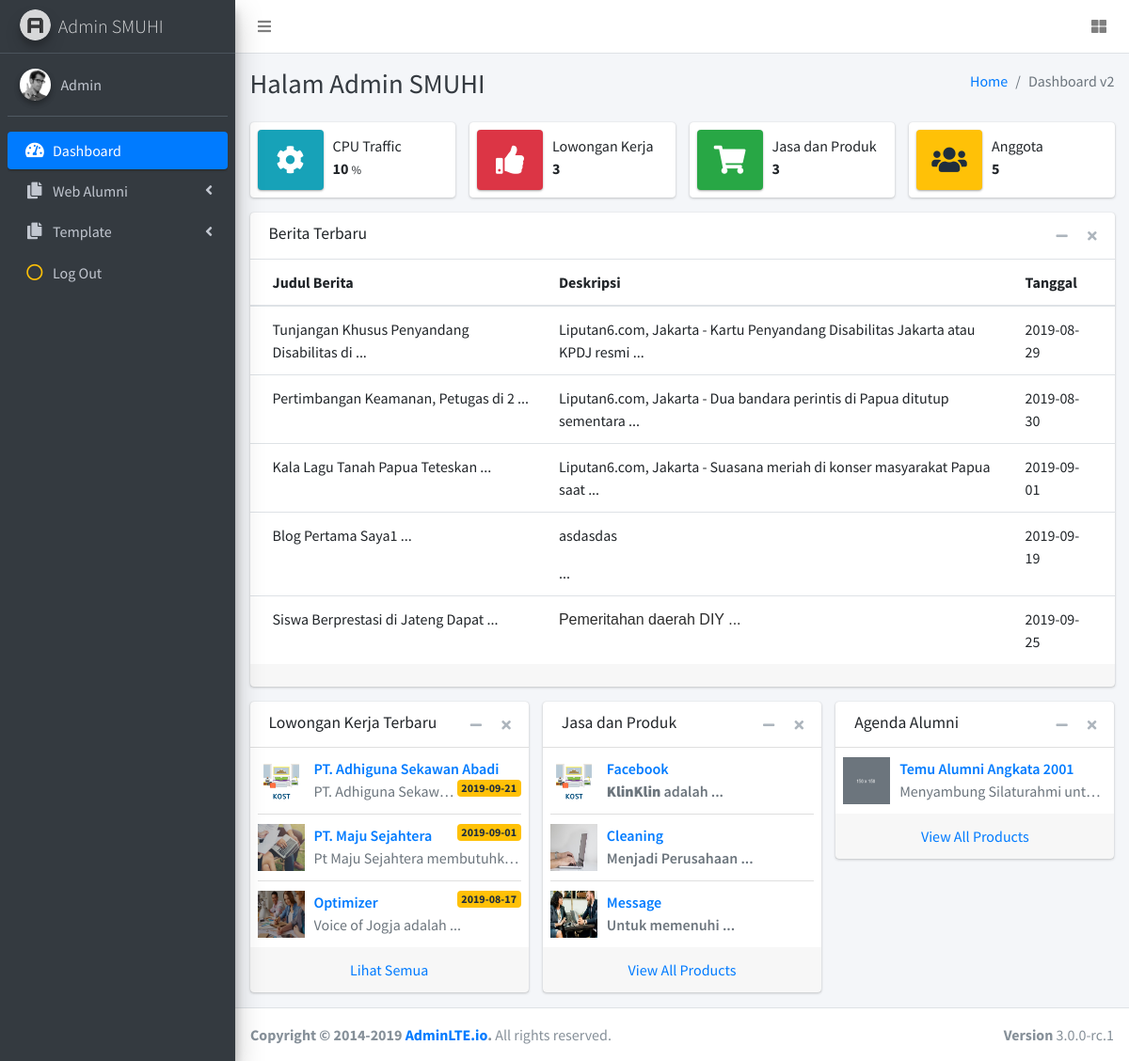
The page /min/index.php on the database its author committed.
### tables this page shows
CREATE TABLE `tbl_berita` (
  `id_berita` int(11) NOT NULL,
  `judul_berita` text NOT NULL,
  `tanggal` date NOT NULL,
  `deskripsi` text NOT NULL,
  `images_berita` text NOT NULL,
  `id_admin` int(11) NOT NULL,
  `status` varchar(10) NOT NULL,
  `bintang` varchar(10) NOT NULL
);

CREATE TABLE `tbl_lowongan_kerja` (
  `lowongan_id` int(11) NOT NULL,
  `nama_perusahaan` varchar(30) NOT NULL,
  `tanggal` date NOT NULL,
  `deskripsi` text NOT NULL,
  `syarat` text NOT NULL,
  `pendaftaran` text NOT NULL,
  `logo` text NOT NULL
);

CREATE TABLE `tbl_jasa` (
  `id_jasa` int(11) NOT NULL,
  `nama_perusahaan` varchar(30) NOT NULL,
  `tanggal` date NOT NULL,
  `deskripsi` text NOT NULL,
  `logo` text NOT NULL
);

CREATE TABLE `tbl_agenda_alumni` (
  `id_agenda` int(11) NOT NULL,
  `nama_agenda` varchar(50) NOT NULL,
  `tanggal` date NOT NULL,
  `alumni` int(11) NOT NULL,
  `deskripsi` text NOT NULL
);

### min/index.php (the view, shortened to what this page needs)
<?php
include 'header.php';
?>
<div class="content-wrapper">
  <div class="content-header">
    <div class="container-fluid">
      <div class="row mb-2">
        <div class="col-sm-6">
          <h1 class="m-0 text-dark">Halam Admin SMUHI</h1>
        </div>
        <div class="col-sm-6">
          <ol class="breadcrumb float-sm-right">
            <li class="breadcrumb-item"><a href="#">Home</a></li>
            <li class="breadcrumb-item active">Dashboard v2</li>
          </ol>
        </div>
      </div>
    </div>
  </div>
  <section class="content">
    <div class="container-fluid">
      <div class="row">
        <div class="col-12 col-sm-6 col-md-3">
          <div class="info-box">
            <span class="info-box-icon bg-info elevation-1"><i class="fas fa-cog"></i></span>
            <div class="info-box-content">
              <span class="info-box-text">CPU Traffic</span>
              <span class="info-box-number">
                10
                <small>%</small>
              </span>
            </div>
          </div>
        </div>
        <div class="col-12 col-sm-6 col-md-3">
          <div class="info-box mb-3">
            <span class="info-box-icon bg-danger elevation-1"><i class="fas fa-thumbs-up"></i></span>
            <div class="info-box-content">
              <span class="info-box-text">Lowongan Kerja</span>
              <?php
              $sql = mysqli_query($config, "SELECT COUNT(lowongan_id) AS jumlah
                FROM tbl_lowongan_kerja");
              while($jumlah = mysqli_fetch_array($sql)){
                ?>
                <span class="info-box-number"><?=$jumlah['jumlah']?></span>
              <?php } ?>
            </div>
          </div>
        </div>
        <div class="col-12 col-sm-6 col-md-3">
          <div class="info-box mb-3">
            <span class="info-box-icon bg-success elevation-1"><i class="fas fa-shopping-cart"></i></span>
            <div class="info-box-content">
              <?php
              $sql = mysqli_query($config, "SELECT COUNT(id_jasa) AS jumlah
                FROM tbl_jasa");
              while($jumlah = mysqli_fetch_array($sql)){
                ?>
                <span class="info-box-text">Jasa dan Produk</span>
                <span class="info-box-number"><?=$jumlah['jumlah']?></span>
                <?php
              }
              ?>
            </div>
          </div>
        </div>
        <div class="col-12 col-sm-6 col-md-3">
          <div class="info-box mb-3">
            <span class="info-box-icon bg-warning elevation-1"><i class="fas fa-users"></i></span>
            <div class="info-box-content">
              <?php
              $sql = mysqli_query($config, "SELECT COUNT(id_alumni) AS jumlah
                FROM tbl_alumni");
              while($jumlah = mysqli_fetch_array($sql)){
                ?>
                <span class="info-box-text">Anggota</span>
                <span class="info-box-number"><?=$jumlah['jumlah']?></span>
              <?php } ?>
            </div>
          </div>
        </div>
      </div>
      <div class="row">
        <div class="col-md-12">
          <div class="card">
            <div class="card-header border-transparent">
              <h3 class="card-title">Berita Terbaru</h3>
              <div class="card-tools">
                <button type="button" class="btn btn-tool" data-card-widget="collapse">
                  <i class="fas fa-minus"></i>
                </button>
                <button type="button" class="btn btn-tool" data-card-widget="remove">
                  <i class="fas fa-times"></i>
                </button>
              </div>
            </div>
            <div class="card-body p-0">
              <div class="table-responsive">
                <table class="table m-0">
                  <thead>
                    <tr>
                      <th>Judul Berita</th>
                      <th>Deskripsi</th>
                      <th>Tanggal</th>
                    </tr>
                  </thead>
                  <tbody>
                   <?php
                   $sql = mysqli_query($config, "SELECT * FROM tbl_berita INNER JOIN tbl_admin ON tbl_berita.id_admin = tbl_admin.id_admin ORDER BY tbl_berita.id_berita");
                   while($berita = mysqli_fetch_array($sql)){
                    $long_string = $berita['deskripsi'];
                    $des = limit_words($long_string, 10);
                    $judul = limit_words($berita['judul_berita'],5);
                    ?>
                    <tr>
                      <td><?=$judul?> ...</a></td>
                      <td><?=$des?> ...</td>
                      <td><?=$berita['tanggal']?></td>
                    </tr>
                    <?php
                  }
                  ?>
                </tbody>
              </table>
            </div>
          </div>
          <div class="card-footer clearfix">
          </div>
        </div>
      </div>
      <div class="col-md-4">
        <div class="card">
          <div class="card-header">
            <h3 class="card-title">Lowongan Kerja Terbaru</h3>
            <div class="card-tools">
              <button type="button" class="btn btn-tool" data-card-widget="collapse">
                <i class="fas fa-minus"></i>
              </button>
              <button type="button" class="btn btn-tool" data-card-widget="remove">
                <i class="fas fa-times"></i>
              </button>
            </div>
          </div>
          <div class="card-body p-0">
            <ul class="products-list product-list-in-card pl-2 pr-2">
              <?php
              $sql = mysqli_query($config,"SELECT * FROM tbl_lowongan_kerja ORDER BY tanggal DESC");
              while($loker = mysqli_fetch_array($sql)){
                $long_string = $loker['deskripsi'];
                $des = limit_words($long_string, 4);
                ?>
                <li class="item">
                  <div class="product-img">
                    <img src="../img/lowongan/<?=$loker['logo']?>" alt="Product Image" class="img-size-50">
                  </div>
                  <div class="product-info">
                    <a href="javascript:void(0)" class="product-title"><?=$loker['nama_perusahaan']?>
                    <span class="badge badge-warning float-right"><?=$loker['tanggal']?></span></a>
                    <span class="product-description">
                      <?=$des?> ...
                    </span>
                  </div>
                </li>
                <?php
              }
              ?>
            </ul>
          </div>
          <div class="card-footer text-center">
            <a href="javascript:void(0)" class="uppercase">Lihat Semua</a>
          </div>
        </div>
      </div>
      <div class="col-md-4">
        <div class="card">
          <div class="card-header">
            <h3 class="card-title">Jasa dan Produk</h3>
            <div class="card-tools">
              <button type="button" class="btn btn-tool" data-card-widget="collapse">
                <i class="fas fa-minus"></i>
              </button>
              <button type="button" class="btn btn-tool" data-card-widget="remove">
                <i class="fas fa-times"></i>
              </button>
            </div>
          </div>
          <div class="card-body p-0">
            <ul class="products-list product-list-in-card pl-2 pr-2">
              <?php
              $sql = mysqli_query($config, "SELECT * FROM tbl_jasa ORDER BY id_jasa DESC");
              while($jasa = mysqli_fetch_array($sql)){
                $long_string = $jasa['deskripsi'];
                $des = limit_words($long_string, 2);
                ?>
                <li class="item">
                  <div class="product-img">
                    <img src="../img/jasa/<?=$jasa['logo']?>" alt="Product Image" class="img-size-50">
                  </div>
                  <div class="product-info">
                    <a href="javascript:void(0)" class="product-title"><?=$jasa['nama_perusahaan']?>
                    <span class="product-description">
                      <?=$des?> ...</span>
                  </div>
                </li>
                <?php
              }
              ?>
            </ul>
          </div>
          <div class="card-footer text-center">
            <a href="javascript:void(0)" class="uppercase">View All Products</a>
          </div>
        </div>
      </div>
      <div class="col-md-4">
        <div class="card">
          <div class="card-header">
            <h3 class="card-title">Agenda Alumni</h3>
            <div class="card-tools">
              <button type="button" class="btn btn-tool" data-card-widget="collapse">
                <i class="fas fa-minus"></i>
              </button>
              <button type="button" class="btn btn-tool" data-card-widget="remove">
                <i class="fas fa-times"></i>
              </button>
            </div>
          </div>
          <div class="card-body p-0">
            <ul class="products-list product-list-in-card pl-2 pr-2">
              <?php
              $sql = mysqli_query($config, "SELECT * FROM tbl_agenda_alumni ORDER BY id_agenda DESC");
              while($agenda = mysqli_fetch_array($sql)){
                $long_string = $agenda['deskripsi'];
                $des = limit_words($long_string, 4);
                $nama_agenda = limit_words($agenda['nama_agenda'],4);
                ?>
                <li class="item">
                  <div class="product-img">
                    <img src="dist/img/default-150x150.png" alt="Product Image" class="img-size-50">
                  </div>
                  <div class="product-info">
                    <a href="javascript:void(0)" class="product-title"><?=$nama_agenda?>
                    <span class="badge badge-warning float-right"><?=$jasa['tanggal']?></span></a>
                    <span class="product-description">
                      <?=$des?>
                    </span>
                  </div>
                </li>
                <?php
              }
              ?>
            </ul>
          </div>
          <div class="card-footer text-center">
            <a href="javascript:void(0)" class="uppercase">View All Products</a>
          </div>
        </div>
      </div>
    </div>
  </div>
</section>
</div>
<?php
include 'footer.php';
?>

### min/header.php (shortened to what this page needs)
<?php
function limit_words($string, $word_limit){
  $words = explode(" ",$string);
  return implode(" ",array_splice($words,0,$word_limit));
}
?>
<!DOCTYPE html>
<html lang="en">
<head>
  <link rel="stylesheet" href="plugins/fontawesome-free/css/all.min.css">
  <link rel="stylesheet" href="plugins/overlayScrollbars/css/OverlayScrollbars.min.css">
  <link rel="stylesheet" href="dist/css/adminlte.min.css">
  <link rel="stylesheet" href="plugins/toastr/toastr.min.css">
  <link rel="stylesheet" href="https://code.ionicframework.com/ionicons/2.0.1/css/ionicons.min.css">
  <link rel="stylesheet" href="plugins/summernote/summernote-bs4.css">
  <link rel="stylesheet" href="https://code.ionicframework.com/ionicons/2.0.1/css/ionicons.min.css">
</head>
<body class="hold-transition sidebar-mini layout-fixed layout-navbar-fixed layout-footer-fixed">
  <div class="wrapper">
    <nav class="main-header navbar navbar-expand navbar-white navbar-light">
      <ul class="navbar-nav">
        <li class="nav-item">
          <a class="nav-link" data-widget="pushmenu" href="#"><i class="fas fa-bars"></i></a>
        </li>
      </ul>
      <ul class="navbar-nav ml-auto">
        <li class="nav-item">
          <a class="nav-link" data-widget="control-sidebar" data-slide="true" href="#"><i
            class="fas fa-th-large"></i></a>
          </li>
        </ul>
      </nav>
      <aside class="main-sidebar sidebar-dark-primary elevation-4">
        <a href="index.php" class="brand-link">
          <img src="dist/img/AdminLTELogo.png" alt="AdminLTE Logo" class="brand-image img-circle elevation-3"
          style="opacity: .8">
          <span class="brand-text font-weight-light">Admin SMUHI</span>
        </a>
        <div class="sidebar">
          <div class="user-panel mt-3 pb-3 mb-3 d-flex">
            <div class="image">
              <img src="dist/img/user2-160x160.jpg" class="img-circle elevation-2" alt="User Image">
            </div>
            <div class="info">
              <a href="#" class="d-block">Admin</a>
            </div>
          </div>
          <nav class="mt-2">
            <ul class="nav nav-pills nav-sidebar flex-column" data-widget="treeview" role="menu" data-accordion="false">
           <li class="nav-item has-treeview menu-open">
            <a href="index.php" class="nav-link active">
              <i class="nav-icon fas fa-tachometer-alt"></i>
              <p>
                Dashboard
              </p>
            </a>
          </li>
          <li class="nav-item has-treeview">
            <a href="#" class="nav-link">
              <i class="nav-icon fas fa-copy"></i>
              <p>
                Web Alumni
                <i class="fas fa-angle-left right"></i>
              </p>
            </a>
          </li>
          <li class="nav-item has-treeview">
            <a href="#" class="nav-link">
              <i class="nav-icon fas fa-copy"></i>
              <p>
                Template
                <i class="fas fa-angle-left right"></i>
              </p>
            </a>
          </li>
          <li class="nav-item">
            <a href="#" class="nav-link">
              <i class="nav-icon far fa-circle text-warning"></i>
              <p>Log Out</p>
            </a>
          </li>
        </ul>
      </nav>
    </div>
  </aside>

### min/footer.php (shortened to what this page needs)
  <footer class="main-footer">
    <strong>Copyright &copy; 2014-2019 <a href="http://adminlte.io">AdminLTE.io</a>.</strong>
    All rights reserved.
    <div class="float-right d-none d-sm-inline-block">
      <b>Version</b> 3.0.0-rc.1
    </div>
  </footer>
</div>
</body>
</html>

### rows shown on the page
tbl_berita: judul_berita "Tunjangan Khusus Penyandang Disabilitas di", deskripsi "Liputan6.com, Jakarta - Kartu Penyandang Disabilitas Jakarta atau KPDJ resmi", tanggal "2019-08-29"
tbl_berita: judul_berita "Pertimbangan Keamanan, Petugas di 2", deskripsi "Liputan6.com, Jakarta - Dua bandara perintis di Papua ditutup sementara", tanggal "2019-08-30"
tbl_berita: judul_berita "Kala Lagu Tanah Papua Teteskan", deskripsi "Liputan6.com, Jakarta - Suasana meriah di konser masyarakat Papua saat", tanggal "2019-09-01"
tbl_berita: judul_berita "Blog Pertama Saya1", deskripsi "asdasdas", tanggal "2019-09-19"
tbl_berita: judul_berita "Siswa Berprestasi di Jateng Dapat", deskripsi "Pemeritahan daerah DIY", tanggal "2019-09-25"
tbl_lowongan_kerja: logo (picture), nama_perusahaan "PT. Adhiguna Sekawan Abadi", tanggal "2019-09-21", deskripsi "PT. Adhiguna Sekaw…"
tbl_lowongan_kerja: logo (picture), nama_perusahaan "PT. Maju Sejahtera", tanggal "2019-09-01", deskripsi "Pt Maju Sejahtera membutuhk…"
tbl_lowongan_kerja: logo (picture), nama_perusahaan "Optimizer", tanggal "2019-08-17", deskripsi "Voice of Jogja adalah"
tbl_jasa: logo (picture), nama_perusahaan "Facebook", deskripsi "KlinKlin adalah"
tbl_jasa: logo (picture), nama_perusahaan "Cleaning", deskripsi "Menjadi Perusahaan"
tbl_jasa: logo (picture), nama_perusahaan "Message", deskripsi "Untuk memenuhi"
tbl_agenda_alumni: nama_agenda "Temu Alumni Angkata 2001", deskripsi "Menyambung Silaturahmi unt…"

### other values the page prints
$jumlah['jumlah'] "3"
$jumlah['jumlah'] "5"
